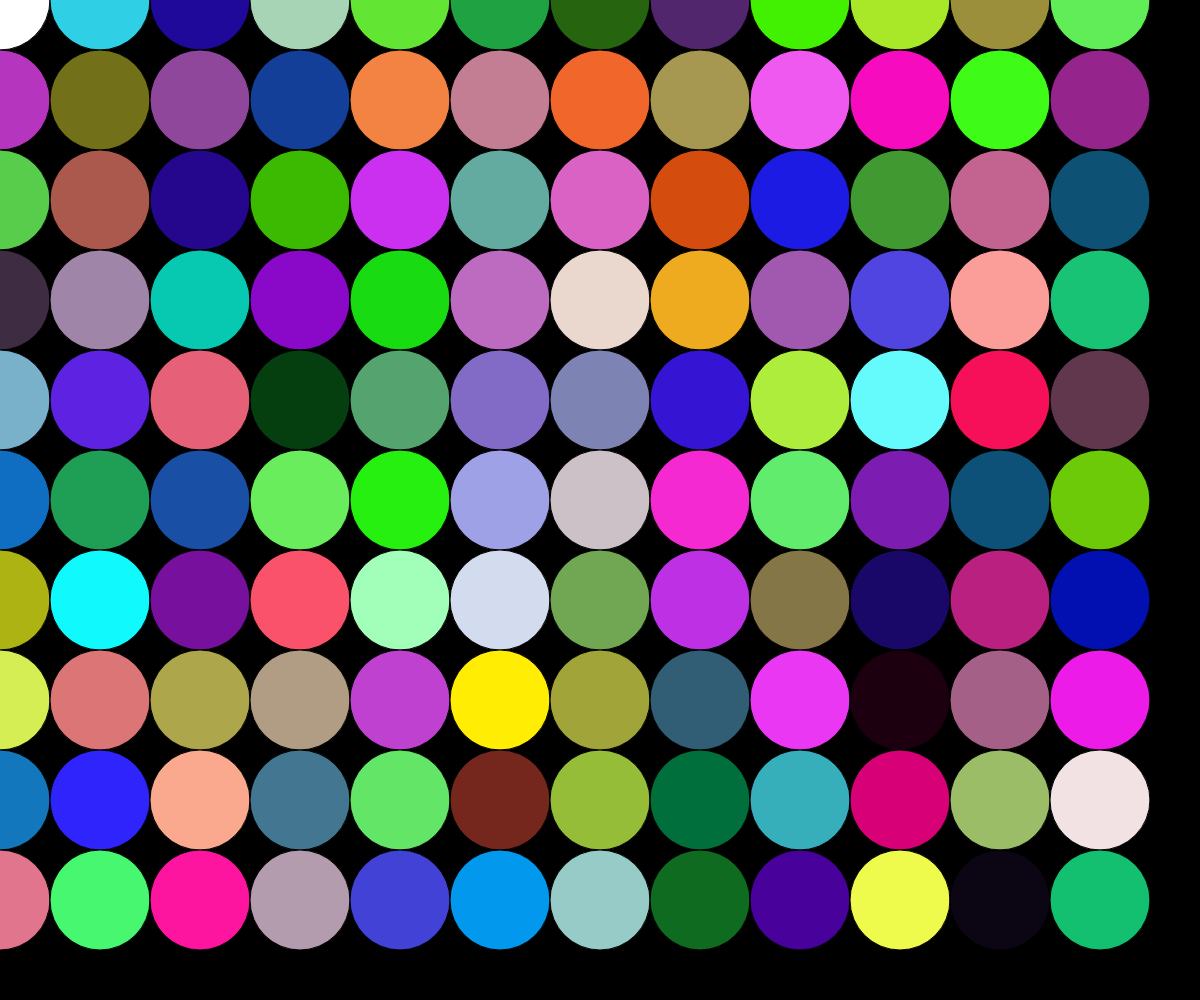
Frame 1 (no input)
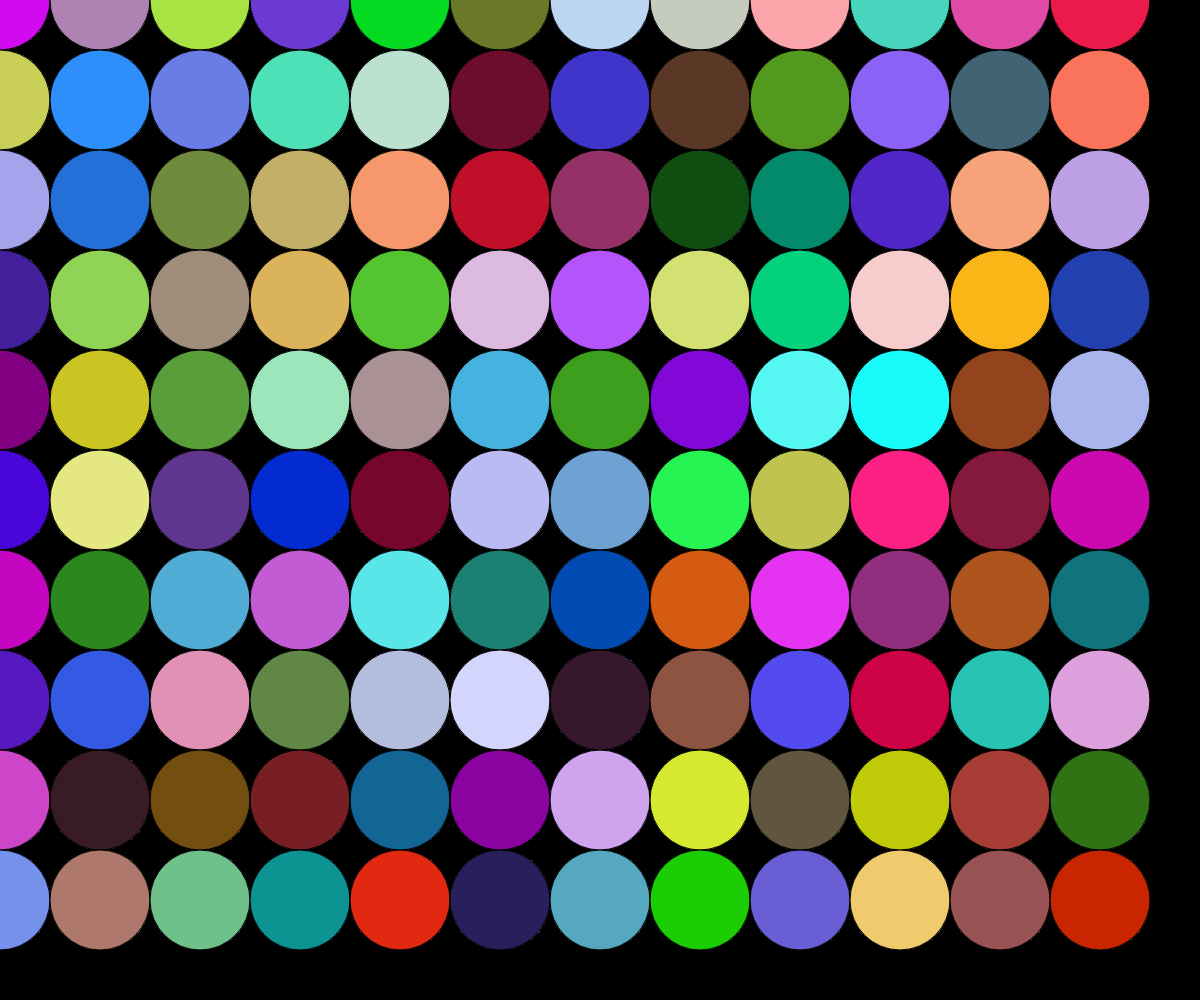
Frame 60 (no input)
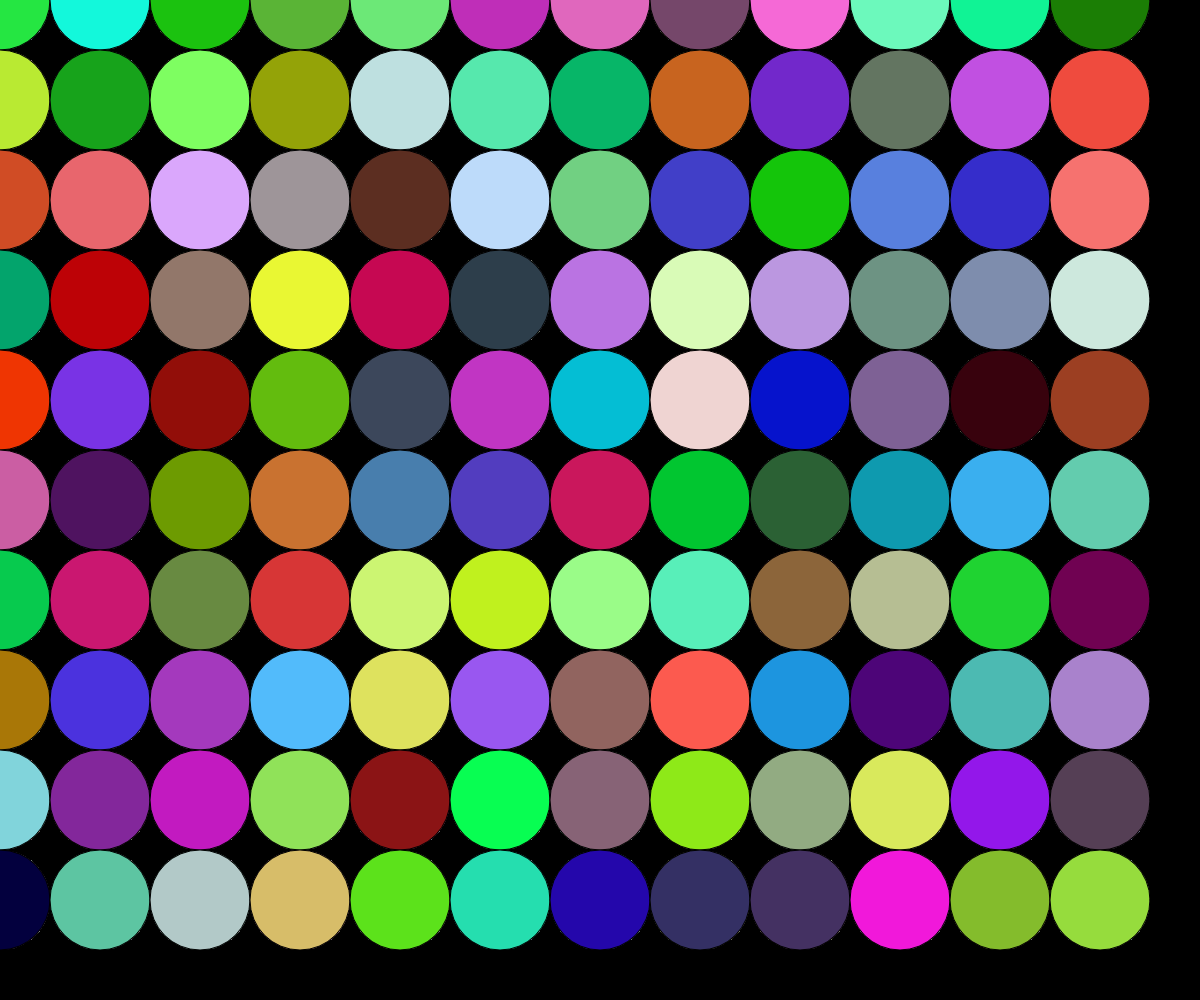
Frame 120 (the mouse pressed at the canvas centre since frame 60)

The p5.js sketch that drew these frames (run headless with seeded random() and noise() and a simulated clock; from frame 60 on, the mouse is pressed at the canvas centre):

// p5.js sketch
// ── sketch.js



function setup() {
//canvas size full screen
createCanvas(windowWidth,windowHeight);
//background color black
background(0);
}


function draw() {
  //circles all across the screen to resemble gumballs
  for(let i=0; i<width; i=i+100){
    for(let j=0; j<height; j=j+100){
      circle(i,j,100);


      //if the up arrow is pressed the gumballs turn blue
      if(keyIsPressed&keyCode===UP_ARROW){
        let rcol = random(0,255);
        let gcol = random(0,255);
        let bcol = random(0,255);
        fill(rcol,255,255);
  }
      //if a key isn't pressed gumballs will be multicolor
          else{
            let rcol = random(0,255);
            let gcol = random(0,255);
            let bcol = random(0,255);
            fill(rcol,gcol,bcol);
          }

    //if left arrow is pressed gumballs turn green
        if(keyIsPressed&keyCode===LEFT_ARROW){
          let rcol = random(0,255);
          let gcol = random(0,255);
          let bcol = random(0,255);
          fill(rcol,255,100);
      }

      //if right arrow is pressed gumballs turn pink
      if(keyIsPressed&keyCode===RIGHT_ARROW){
        let rcol = random(0,255);
        let gcol = random(0,255);
        let bcol = random(0,255);
        fill(255,gcol,255);
  }

  //if down arrow is pressed gumballs turn red
  if(keyIsPressed&keyCode===DOWN_ARROW){
    let rcol = random(0,255);
    let gcol = random(0,255);
    let bcol = random(0,255);
    fill(255,gcol,100);
}



  }
  }



  }
